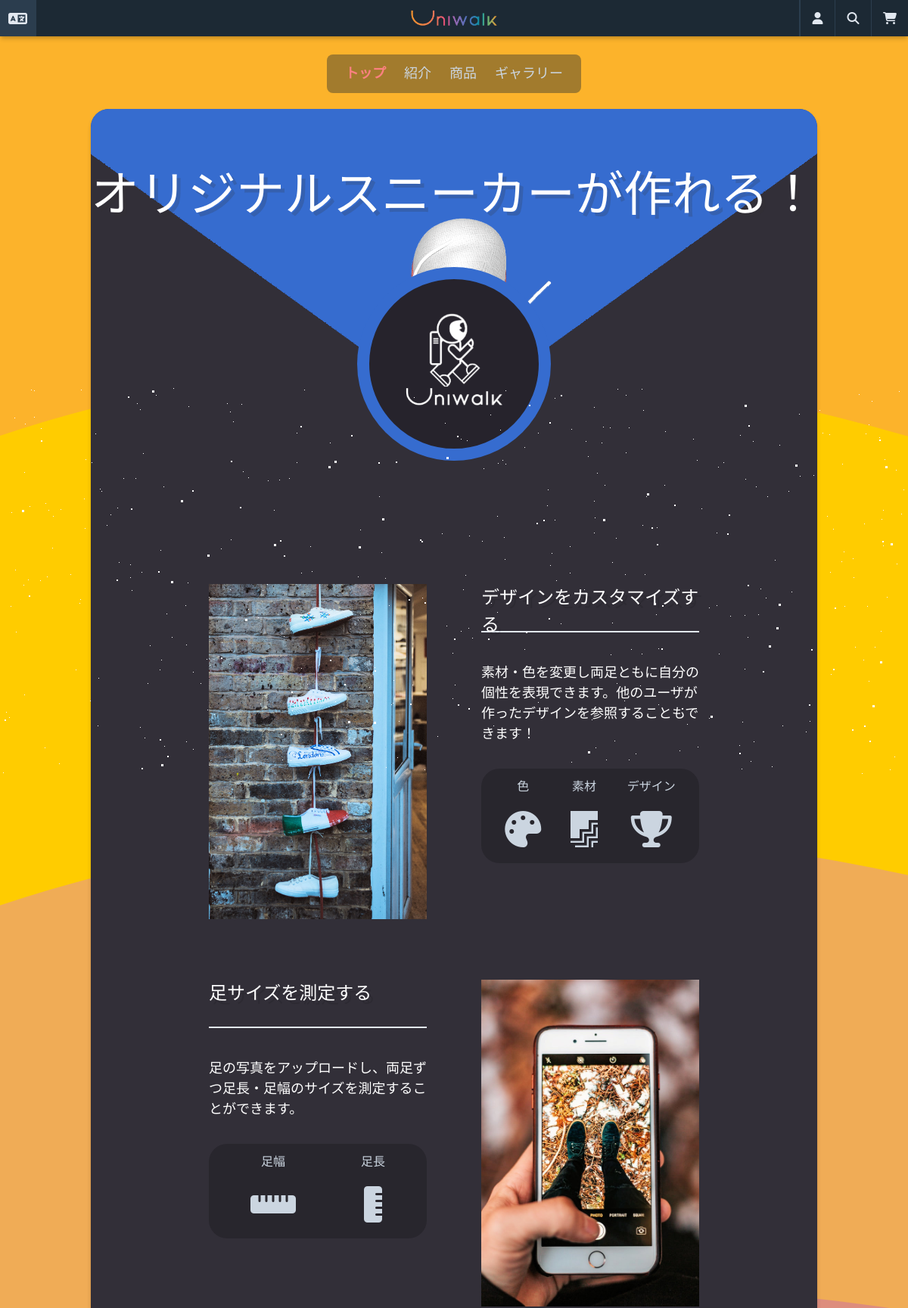
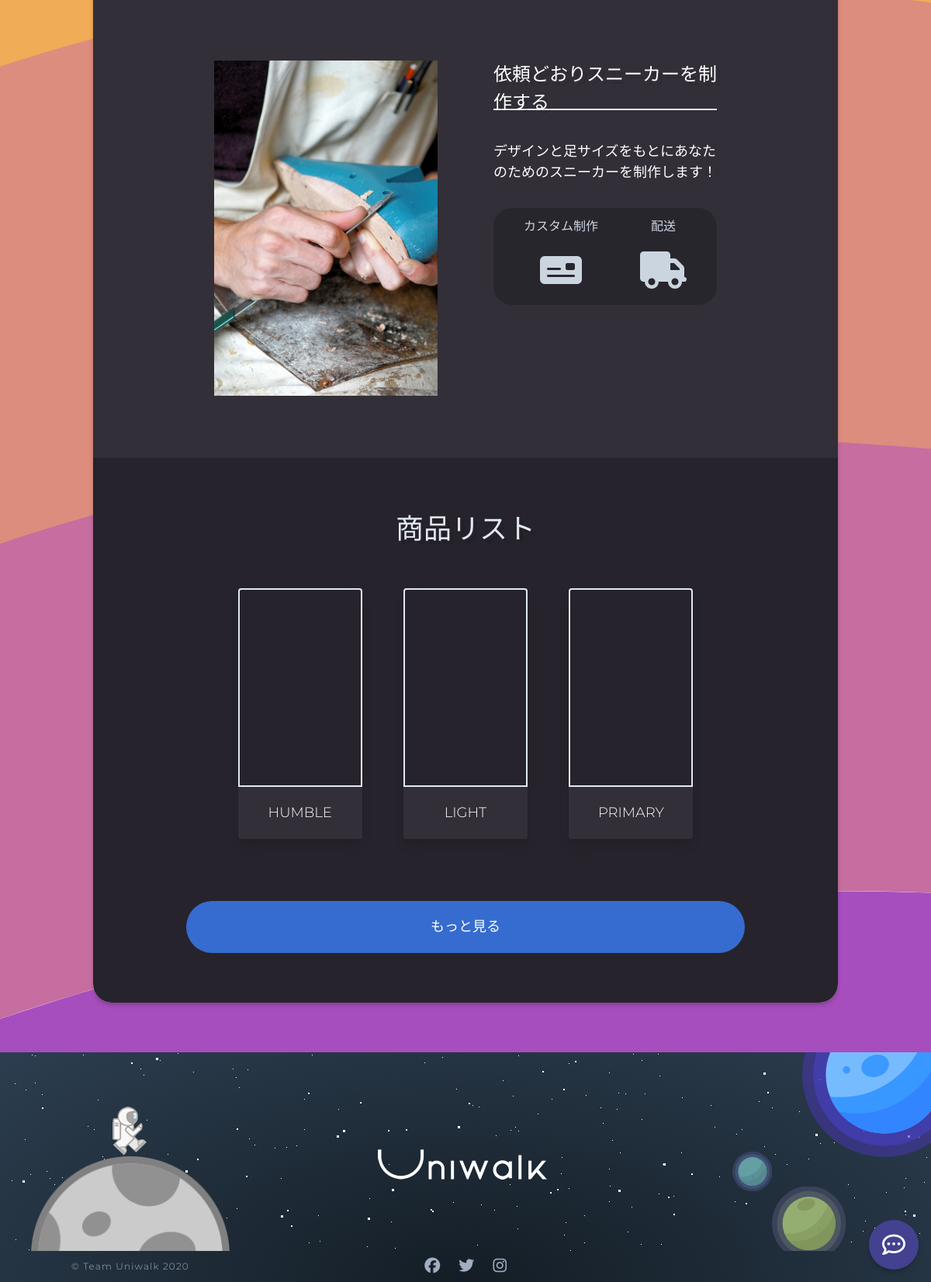
The page / on the database its author committed (2 pictures, top to bottom).
### products/models.py (models this page shows, shortened)
class Product(core_models.TimeStampedModel):
    name = models.CharField(_("商品名"), max_length=50)
    category = models.ForeignKey(
        "Category",
        verbose_name=_("商品カテゴリー"),
        related_name="product",
        on_delete=models.CASCADE,
    )
    price = models.DecimalField(_("価格"), decimal_places=0, max_digits=6)
    description = models.TextField(_("詳細説明"))
    is_active = models.BooleanField(_("販売中"), null=False, default=True)
    product_number = models.CharField(
        _("番号"), max_length=40, default=create_product_code, blank=True, null=True
    )
    product_code = models.CharField(_("商品番号"), max_length=40, blank=True, null=True)
    def total_rating(self):
        all_reviews = self.reviews.all()
        all_ratings = 0
        if len(all_reviews) > 0:
            for review in all_reviews:
                all_ratings += review.rate
            return round(all_ratings / len(all_reviews), 2)
        return 0
    total_rating.short_description = _("評点")
    @property
    def first_image(self):
        try:
            (image,) = self.images.all()[:1]
            return image.image.url
        except ValueError:
            return None
    class Meta:
        ordering = ("-created",)
        verbose_name = _("商品")
        verbose_name_plural = _("商品")

class Image(core_models.TimeStampedModel):
    image = models.ImageField(_("イメージ"), upload_to="product_images")
    product = models.ForeignKey(
        "Product", verbose_name=_("商品"), related_name="images", on_delete=models.CASCADE
    )
    class Meta:
        verbose_name = _("商品イメージ")
        verbose_name_plural = _("商品イメージ")

### core/views.py (the view)
# urls.py: path("", views.HomeView.as_view(), name="home"),
class HomeView(View):
    def get(self, request):
        products = product_models.Product.objects.all().order_by("-created")[:3]
        context = {"products": products}
        return render(request, "statics/home.html", context)

### carts/context_processors.py (called while the page is built)
def counter(request):
    item_count = 0
    if "admin" in request.META["PATH_INFO"]:
        return {}
    else:
        try:
            cart = Cart.objects.get(session_key=_session_key(request))
            cart_items = CartItem.objects.all().filter(cart=cart, active=True)
            for cart_item in cart_items:
                item_count += cart_item.quantity
        except Cart.DoesNotExist:
            item_count = 0
    return dict(item_count=item_count)

### carts/views.py (called while the page is built)
def _session_key(request):
    cart = request.session.session_key
    if not cart:
        cart = request.session.create()
    return cart

### templates/statics/home.html (shortened to what this page needs)
{% extends "base.html" %}
{% load static i18n %}
{% block content %}
<section class="bg-center object-cover relative rounded-t-xl bg-home-gray">
    <h1 class="w-full text-6xl text-center text-white wow fadeIn absolute z-40"
        style="top: 4rem; text-shadow: 5px 5px rgba(51, 51, 51, 0.2);">
        {% trans 'オリジナルスニーカーが作れる！' %}</h1>
    <img src="{% static 'images/home-main.png' %}" class="block relative rounded-t-xl">
    <div class="flex justify-center items-center w-64 h-64 mx-auto -mt-8 rounded-full border-home-blue p-10 absolute"
        style="background-color: #26232c; border-width: 16px; left: 50%; bottom: -15%; transform: translateX(-8rem);">
        <img src="{% static 'images/logo_white.png' %}" class="wow bounce">
    </div>
</section>
<section class="w-full pt-56 pb-10 bg-home-gray">
    <div class="w-3/4 mx-auto flex justify-around items-start">
        <img src="{% static 'images/home-design.jpg' %}" class="w-2/5 wow fadeIn" data-wow-delay="0.3s">
        <div class="w-2/5 flex-col wow fadeIn" data-wow-delay="0.5s">
            <h3 class="text-2xl text-white pb-3 border-b-2 h-16" style="text-shadow: 5px 5px rgba(0, 0, 0, 0.1);">
                {% trans 'デザインをカスタマイズする' %}</h3>
            <p class="text-white flex-col mt-10 text-lg font-light">
                {% trans '素材・色を変更し両足ともに自分の個性を表現できます。他のユーザが作ったデザインを参照することもできます！' %}</p>
            <div class="flex flex mt-8 mx-auto w-full text-center px-3 pt-3 pb-5 rounded-xl wow fadeIn"
                data-wow-delay="0.7s" style="background-color: rgba(0, 0, 0, 0.2);">
                <div class="mx-auto">
                    <p class="text-gray-400 mb-5">{% trans '色' %}</p>
                    <i class="fas fa-palette fa-3x text-gray-400"></i>
                </div>
                <div class="mx-auto">
                    <p class="text-gray-400 mb-5">{% trans '素材' %}</p>
                    <i class="fab fa-firstdraft fa-3x text-gray-400 mx-auto"></i>
                </div>
                <div class="mx-auto">
                    <p class="text-gray-400 mb-5">{% trans 'デザイン' %}</p>
                    <i class="fas fa-trophy fa-3x text-gray-400"></i>
                </div>
            </div>
        </div>
    </div>
</section>
<section class="w-full py-10 bg-home-gray">
    <div class="w-3/4 mx-auto flex justify-around items-start">
        <div class="w-2/5 flex-col wow fadeIn" data-wow-delay="0.5s">
            <h3 class="text-2xl text-white pb-3 border-b-2 h-16" style="text-shadow: 5px 5px rgba(0, 0, 0, 0.1);">
                {% trans '足サイズを測定する' %}</h3>
            <p class="text-white flex-col mt-10 text-lg">{% trans '足の写真をアップロードし、両足ずつ足長・足幅のサイズを測定することができます。' %}</p>
            <div class="flex mt-8 mx-auto w-full text-center px-3 pt-3 pb-5 rounded-xl wow fadeIn" data-wow-delay="0.7s"
                style="background-color: rgba(0, 0, 0, 0.2);">
                <div class="mx-auto">
                    <p class="text-gray-400 mb-5">{% trans '足幅' %}</p>
                    <i class="fas fa-ruler-horizontal fa-3x text-gray-400"></i>
                </div>
                <div class="mx-auto">
                    <p class="text-gray-400 mb-5">{% trans '足長' %}</p>
                    <i class="fas fa-ruler-vertical fa-3x text-gray-400"></i>
                </div>
            </div>
        </div>
        <img src="{% static 'images/home-measure.jpg' %}" class="w-2/5 wow fadeIn" data-wow-delay="0.3s">
    </div>
</section>
<section class="w-full pt-10 pb-20 bg-home-gray">
    <div class="w-3/4 mx-auto flex justify-around items-start">
        <img src="{% static 'images/home-customization.jpg' %}" class="w-2/5 wow fadeIn" data-wow-delay="0.3s">
        <div class="w-2/5 flex-col wow fadeIn" data-wow-delay="0.5s">
            <h3 class="text-2xl text-white pb-3 border-b-2 h-16" style="text-shadow: 5px 5px rgba(0, 0, 0, 0.1);">
                {% trans '依頼どおりスニーカーを制作する' %}</h3>
            <p class="text-white flex-col mt-10 text-lg">{% trans 'デザインと足サイズをもとにあなたのためのスニーカーを制作します！' %}</p>
            <div class="flex flex mt-8 mx-auto w-full text-center px-3 pt-3 pb-5 rounded-xl wow fadeIn"
                data-wow-delay="0.7s" style="background-color: rgba(0, 0, 0, 0.2);">
                <div class="mx-auto">
                    <p class="text-gray-400 mb-5">{% trans 'カスタム制作' %}</p>
                    <i class="fas fa-money-check fa-3x text-gray-400"></i>
                </div>
                <div class="mx-auto">
                    <p class="text-gray-400 mb-5">{% trans '配送' %}</p>
                    <i class="fas fa-truck fa-3x text-gray-400"></i>
                </div>
            </div>
        </div>
    </div>
</section>
<section class="w-full py-16 text-center rounded-b-xl" style="background-color: #26232c;">
    <div class="w-2/3 mx-auto mb-20">
        <p class="text-4xl text-gray-300 pb-3 h-16 mb-10" style="text-shadow: 5px 5px rgba(0, 0, 0, 0.1);">
            {% trans '商品リスト' %}
        </p>
        <div class="w-full flex flex-no-wrap justify-around wow fadeIn" data-wow-delay="0.3s">
            {% for product in products %}
            <div class="w-1/4 shadow-lg">
                <div class="h-64 bg-cover bg-center border-2 rounded-t"
                    style="background-image: url('{{ product.first_image }}');"></div>
                <div class="text-white text-lg p-5 bg-home-gray rounded-b">
                    {{ product.name }}
                </div>
            </div>
            {% endfor %}
        </div>
    </div>
    <div class="container mx-auto">
        <a href="{% url 'products:list' %}" class="btn-home block w-3/4 mx-auto">{% trans 'もっと見る' %}</a>
    </div>
</section>
{% endblock content %}

### rows shown on the page
Product: name "HUMBLE"
Product: name "LIGHT"
Product: name "PRIMARY"
